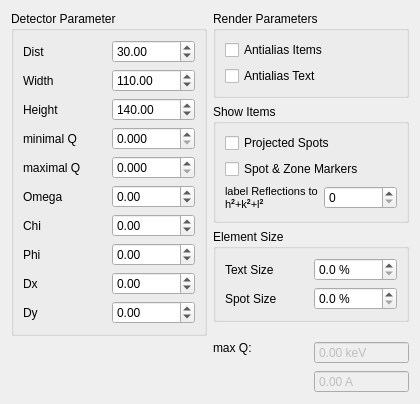
<?xml version="1.0" encoding="UTF-8"?>
<ui version="4.0">
 <class>LauePlaneCfg</class>
 <widget class="QWidget" name="LauePlaneCfg">
  <property name="geometry">
   <rect>
    <x>0</x>
    <y>0</y>
    <width>420</width>
    <height>404</height>
   </rect>
  </property>
  <property name="sizePolicy">
   <sizepolicy hsizetype="Preferred" vsizetype="Preferred">
    <horstretch>0</horstretch>
    <verstretch>0</verstretch>
   </sizepolicy>
  </property>
  <property name="windowTitle">
   <string>Configure Laueplane</string>
  </property>
  <property name="windowIcon">
   <iconset resource="../resources/resources.qrc">
    <normaloff>:/icons/icons/configure.png</normaloff>:/icons/icons/configure.png</iconset>
  </property>
  <layout class="QGridLayout" name="gridLayout_3">
   <item row="0" column="0">
    <layout class="QVBoxLayout" name="verticalLayout_3">
     <item>
      <widget class="QGroupBox" name="DetParams">
       <property name="title">
        <string>Detector Parameter</string>
       </property>
       <property name="flat">
        <bool>true</bool>
       </property>
       <layout class="QGridLayout" name="gridLayout">
        <item row="0" column="0">
         <widget class="QLabel" name="label_4">
          <property name="text">
           <string>Dist</string>
          </property>
          <property name="buddy">
           <cstring>detDist</cstring>
          </property>
         </widget>
        </item>
        <item row="0" column="1">
         <widget class="QDoubleSpinBox" name="detDist">
          <property name="toolTip">
           <string>Crystal - film distance</string>
          </property>
          <property name="minimum">
           <double>1.000000000000000</double>
          </property>
          <property name="maximum">
           <double>300.000000000000000</double>
          </property>
          <property name="value">
           <double>30.000000000000000</double>
          </property>
         </widget>
        </item>
        <item row="1" column="0">
         <widget class="QLabel" name="label_2">
          <property name="text">
           <string>Width</string>
          </property>
          <property name="buddy">
           <cstring>detWidth</cstring>
          </property>
         </widget>
        </item>
        <item row="1" column="1">
         <widget class="QDoubleSpinBox" name="detWidth">
          <property name="toolTip">
           <string>Width of the film</string>
          </property>
          <property name="minimum">
           <double>10.000000000000000</double>
          </property>
          <property name="maximum">
           <double>1000.000000000000000</double>
          </property>
          <property name="value">
           <double>110.000000000000000</double>
          </property>
         </widget>
        </item>
        <item row="2" column="0">
         <widget class="QLabel" name="label_3">
          <property name="text">
           <string>Height</string>
          </property>
          <property name="buddy">
           <cstring>detHeight</cstring>
          </property>
         </widget>
        </item>
        <item row="2" column="1">
         <widget class="QDoubleSpinBox" name="detHeight">
          <property name="toolTip">
           <string>Height of the film</string>
          </property>
          <property name="minimum">
           <double>10.000000000000000</double>
          </property>
          <property name="maximum">
           <double>1000.000000000000000</double>
          </property>
          <property name="value">
           <double>140.000000000000000</double>
          </property>
         </widget>
        </item>
        <item row="3" column="0">
         <widget class="QLabel" name="label_5">
          <property name="text">
           <string>minimal Q</string>
          </property>
          <property name="buddy">
           <cstring>detMinQ</cstring>
          </property>
         </widget>
        </item>
        <item row="3" column="1">
         <widget class="QDoubleSpinBox" name="detMinQ">
          <property name="toolTip">
           <string>Minimal wavevector</string>
          </property>
          <property name="suffix">
           <string/>
          </property>
          <property name="decimals">
           <number>3</number>
          </property>
          <property name="minimum">
           <double>0.000000000000000</double>
          </property>
          <property name="singleStep">
           <double>0.100000000000000</double>
          </property>
         </widget>
        </item>
        <item row="4" column="0">
         <widget class="QLabel" name="label_6">
          <property name="text">
           <string>maximal Q</string>
          </property>
          <property name="buddy">
           <cstring>detMaxQ</cstring>
          </property>
         </widget>
        </item>
        <item row="4" column="1">
         <widget class="QDoubleSpinBox" name="detMaxQ">
          <property name="toolTip">
           <string>Maximal Wavevector</string>
          </property>
          <property name="decimals">
           <number>3</number>
          </property>
          <property name="singleStep">
           <double>0.100000000000000</double>
          </property>
         </widget>
        </item>
        <item row="5" column="0">
         <widget class="QLabel" name="label_7">
          <property name="text">
           <string>Omega</string>
          </property>
          <property name="buddy">
           <cstring>detOmega</cstring>
          </property>
         </widget>
        </item>
        <item row="5" column="1">
         <widget class="QDoubleSpinBox" name="detOmega">
          <property name="toolTip">
           <string>&lt;!DOCTYPE HTML PUBLIC &quot;-//W3C//DTD HTML 4.0//EN&quot; &quot;http://www.w3.org/TR/REC-html40/strict.dtd&quot;&gt;
&lt;html&gt;&lt;head&gt;&lt;meta name=&quot;qrichtext&quot; content=&quot;1&quot; /&gt;&lt;style type=&quot;text/css&quot;&gt;
p, li { white-space: pre-wrap; }
&lt;/style&gt;&lt;/head&gt;&lt;body style=&quot; font-family:'MS Shell Dlg 2'; font-size:8.25pt; font-weight:400; font-style:normal;&quot;&gt;
&lt;p style=&quot; margin-top:0px; margin-bottom:0px; margin-left:0px; margin-right:0px; -qt-block-indent:0; text-indent:0px;&quot;&gt;&lt;span style=&quot; font-size:8pt;&quot;&gt;Orientation of the scattering plane in degrees&lt;/span&gt;&lt;/p&gt;
&lt;p style=&quot; margin-top:0px; margin-bottom:0px; margin-left:0px; margin-right:0px; -qt-block-indent:0; text-indent:0px;&quot;&gt;&lt;span style=&quot; font-size:8pt;&quot;&gt;0° is transmission geometry, 180° backscattering geometry.&lt;/span&gt;&lt;/p&gt;&lt;/body&gt;&lt;/html&gt;</string>
          </property>
          <property name="minimum">
           <double>-360.000000000000000</double>
          </property>
          <property name="maximum">
           <double>360.000000000000000</double>
          </property>
         </widget>
        </item>
        <item row="6" column="0">
         <widget class="QLabel" name="label_8">
          <property name="text">
           <string>Chi</string>
          </property>
          <property name="buddy">
           <cstring>detChi</cstring>
          </property>
         </widget>
        </item>
        <item row="6" column="1">
         <widget class="QDoubleSpinBox" name="detChi">
          <property name="minimum">
           <double>-360.000000000000000</double>
          </property>
          <property name="maximum">
           <double>360.000000000000000</double>
          </property>
         </widget>
        </item>
        <item row="7" column="0">
         <widget class="QLabel" name="label_9">
          <property name="text">
           <string>Phi</string>
          </property>
          <property name="buddy">
           <cstring>detPhi</cstring>
          </property>
         </widget>
        </item>
        <item row="7" column="1">
         <widget class="QDoubleSpinBox" name="detPhi">
          <property name="minimum">
           <double>-360.000000000000000</double>
          </property>
          <property name="maximum">
           <double>360.000000000000000</double>
          </property>
         </widget>
        </item>
        <item row="8" column="1">
         <widget class="QDoubleSpinBox" name="detDx">
          <property name="toolTip">
           <string>&lt;!DOCTYPE HTML PUBLIC &quot;-//W3C//DTD HTML 4.0//EN&quot; &quot;http://www.w3.org/TR/REC-html40/strict.dtd&quot;&gt;
&lt;html&gt;&lt;head&gt;&lt;meta name=&quot;qrichtext&quot; content=&quot;1&quot; /&gt;&lt;style type=&quot;text/css&quot;&gt;
p, li { white-space: pre-wrap; }
&lt;/style&gt;&lt;/head&gt;&lt;body style=&quot; font-family:'MS Shell Dlg 2'; font-size:8.25pt; font-weight:400; font-style:normal;&quot;&gt;
&lt;p style=&quot; margin-top:0px; margin-bottom:0px; margin-left:0px; margin-right:0px; -qt-block-indent:0; text-indent:0px;&quot;&gt;&lt;span style=&quot; font-size:8pt;&quot;&gt;Horizontal displacement of the center of the film to the penetration point of the plane with the line from the crystal in plane normal direction.&lt;/span&gt;&lt;/p&gt;&lt;/body&gt;&lt;/html&gt;</string>
          </property>
          <property name="minimum">
           <double>-360.000000000000000</double>
          </property>
          <property name="maximum">
           <double>360.000000000000000</double>
          </property>
         </widget>
        </item>
        <item row="9" column="1">
         <widget class="QDoubleSpinBox" name="detDy">
          <property name="toolTip">
           <string>&lt;!DOCTYPE HTML PUBLIC &quot;-//W3C//DTD HTML 4.0//EN&quot; &quot;http://www.w3.org/TR/REC-html40/strict.dtd&quot;&gt;
&lt;html&gt;&lt;head&gt;&lt;meta name=&quot;qrichtext&quot; content=&quot;1&quot; /&gt;&lt;style type=&quot;text/css&quot;&gt;
p, li { white-space: pre-wrap; }
&lt;/style&gt;&lt;/head&gt;&lt;body style=&quot; font-family:'MS Shell Dlg 2'; font-size:8.25pt; font-weight:400; font-style:normal;&quot;&gt;
&lt;p style=&quot; margin-top:0px; margin-bottom:0px; margin-left:0px; margin-right:0px; -qt-block-indent:0; text-indent:0px;&quot;&gt;&lt;span style=&quot; font-size:8pt;&quot;&gt;Vertical displacement of the center of the film to the penetration point of the plane with the line from the crystal in plane normal direction.&lt;/span&gt;&lt;/p&gt;&lt;/body&gt;&lt;/html&gt;</string>
          </property>
          <property name="minimum">
           <double>-360.000000000000000</double>
          </property>
          <property name="maximum">
           <double>360.000000000000000</double>
          </property>
         </widget>
        </item>
        <item row="8" column="0">
         <widget class="QLabel" name="label_13">
          <property name="text">
           <string>Dx</string>
          </property>
          <property name="buddy">
           <cstring>detPhi</cstring>
          </property>
         </widget>
        </item>
        <item row="9" column="0">
         <widget class="QLabel" name="label_14">
          <property name="text">
           <string>Dy</string>
          </property>
          <property name="buddy">
           <cstring>detPhi</cstring>
          </property>
         </widget>
        </item>
       </layout>
      </widget>
     </item>
     <item>
      <spacer name="verticalSpacer_2">
       <property name="orientation">
        <enum>Qt::Vertical</enum>
       </property>
       <property name="sizeHint" stdset="0">
        <size>
         <width>20</width>
         <height>40</height>
        </size>
       </property>
      </spacer>
     </item>
    </layout>
   </item>
   <item row="0" column="1">
    <layout class="QVBoxLayout" name="verticalLayout_5">
     <item>
      <widget class="QGroupBox" name="renderParams">
       <property name="title">
        <string>Render Parameters</string>
       </property>
       <property name="flat">
        <bool>true</bool>
       </property>
       <layout class="QVBoxLayout" name="verticalLayout">
        <item>
         <widget class="QCheckBox" name="renderAntialias">
          <property name="toolTip">
           <string>&lt;!DOCTYPE HTML PUBLIC &quot;-//W3C//DTD HTML 4.0//EN&quot; &quot;http://www.w3.org/TR/REC-html40/strict.dtd&quot;&gt;
&lt;html&gt;&lt;head&gt;&lt;meta name=&quot;qrichtext&quot; content=&quot;1&quot; /&gt;&lt;style type=&quot;text/css&quot;&gt;
p, li { white-space: pre-wrap; }
&lt;/style&gt;&lt;/head&gt;&lt;body style=&quot; font-family:'MS Shell Dlg 2'; font-size:8.25pt; font-weight:400; font-style:normal;&quot;&gt;
&lt;p style=&quot; margin-top:0px; margin-bottom:0px; margin-left:0px; margin-right:0px; -qt-block-indent:0; text-indent:0px;&quot;&gt;&lt;span style=&quot; font-size:8pt;&quot;&gt;Used antialiased drawing for all graphic items on the plane. Might be slower)&lt;/span&gt;&lt;/p&gt;&lt;/body&gt;&lt;/html&gt;</string>
          </property>
          <property name="text">
           <string>Antialias Items</string>
          </property>
          <property name="checked">
           <bool>false</bool>
          </property>
         </widget>
        </item>
        <item>
         <widget class="QCheckBox" name="renderAntialiasText">
          <property name="toolTip">
           <string>&lt;!DOCTYPE HTML PUBLIC &quot;-//W3C//DTD HTML 4.0//EN&quot; &quot;http://www.w3.org/TR/REC-html40/strict.dtd&quot;&gt;
&lt;html&gt;&lt;head&gt;&lt;meta name=&quot;qrichtext&quot; content=&quot;1&quot; /&gt;&lt;style type=&quot;text/css&quot;&gt;
p, li { white-space: pre-wrap; }
&lt;/style&gt;&lt;/head&gt;&lt;body style=&quot; font-family:'MS Shell Dlg 2'; font-size:8.25pt; font-weight:400; font-style:normal;&quot;&gt;
&lt;p style=&quot; margin-top:0px; margin-bottom:0px; margin-left:0px; margin-right:0px; -qt-block-indent:0; text-indent:0px;&quot;&gt;&lt;span style=&quot; font-size:8pt;&quot;&gt;Used antialiased drawing for all text items on the plane. Might be slower)&lt;/span&gt;&lt;/p&gt;&lt;/body&gt;&lt;/html&gt;</string>
          </property>
          <property name="text">
           <string>Antialias Text</string>
          </property>
          <property name="checked">
           <bool>false</bool>
          </property>
         </widget>
        </item>
       </layout>
      </widget>
     </item>
     <item>
      <widget class="QGroupBox" name="groupBox_2">
       <property name="title">
        <string>Show Items</string>
       </property>
       <property name="alignment">
        <set>Qt::AlignLeading|Qt::AlignLeft|Qt::AlignTop</set>
       </property>
       <property name="flat">
        <bool>true</bool>
       </property>
       <layout class="QVBoxLayout" name="verticalLayout_2">
        <item>
         <widget class="QCheckBox" name="detSpotsEnabled">
          <property name="toolTip">
           <string>Show the projected spots</string>
          </property>
          <property name="text">
           <string>Projected Spots</string>
          </property>
         </widget>
        </item>
        <item>
         <widget class="QCheckBox" name="detMarkersEnabled">
          <property name="toolTip">
           <string>Show spot and zone markers</string>
          </property>
          <property name="text">
           <string>Spot &amp;&amp; Zone Markers</string>
          </property>
         </widget>
        </item>
        <item>
         <layout class="QHBoxLayout" name="horizontalLayout_2">
          <item>
           <widget class="QLabel" name="label">
            <property name="sizePolicy">
             <sizepolicy hsizetype="Preferred" vsizetype="MinimumExpanding">
              <horstretch>0</horstretch>
              <verstretch>0</verstretch>
             </sizepolicy>
            </property>
            <property name="text">
             <string>&lt;!DOCTYPE HTML PUBLIC &quot;-//W3C//DTD HTML 4.0//EN&quot; &quot;http://www.w3.org/TR/REC-html40/strict.dtd&quot;&gt;
&lt;html&gt;&lt;head&gt;&lt;meta name=&quot;qrichtext&quot; content=&quot;1&quot; /&gt;&lt;style type=&quot;text/css&quot;&gt;
p, li { white-space: pre-wrap; }
&lt;/style&gt;&lt;/head&gt;&lt;body style=&quot; font-family:'MS Shell Dlg 2'; font-size:8.25pt; font-weight:400; font-style:normal;&quot;&gt;
&lt;p style=&quot; margin-top:0px; margin-bottom:0px; margin-left:0px; margin-right:0px; -qt-block-indent:0; text-indent:0px; font-size:8pt;&quot;&gt;label Reflections to h&lt;span style=&quot; font-weight:600; vertical-align:super;&quot;&gt;2&lt;/span&gt;+k&lt;span style=&quot; font-weight:600; vertical-align:super;&quot;&gt;2&lt;/span&gt;+l&lt;span style=&quot; font-weight:600; vertical-align:super;&quot;&gt;2&lt;/span&gt;&lt;/p&gt;&lt;/body&gt;&lt;/html&gt;</string>
            </property>
            <property name="wordWrap">
             <bool>true</bool>
            </property>
            <property name="buddy">
             <cstring>maxRefLabel</cstring>
            </property>
           </widget>
          </item>
          <item>
           <widget class="QSpinBox" name="maxRefLabel">
            <property name="toolTip">
             <string>&lt;!DOCTYPE HTML PUBLIC &quot;-//W3C//DTD HTML 4.0//EN&quot; &quot;http://www.w3.org/TR/REC-html40/strict.dtd&quot;&gt;
&lt;html&gt;&lt;head&gt;&lt;meta name=&quot;qrichtext&quot; content=&quot;1&quot; /&gt;&lt;style type=&quot;text/css&quot;&gt;
p, li { white-space: pre-wrap; }
&lt;/style&gt;&lt;/head&gt;&lt;body style=&quot; font-family:'MS Shell Dlg 2'; font-size:8.25pt; font-weight:400; font-style:normal;&quot;&gt;
&lt;p style=&quot; margin-top:0px; margin-bottom:0px; margin-left:0px; margin-right:0px; -qt-block-indent:0; text-indent:0px;&quot;&gt;if h&lt;span style=&quot; vertical-align:super;&quot;&gt;2&lt;/span&gt;+k&lt;span style=&quot; vertical-align:super;&quot;&gt;2&lt;/span&gt;+l&lt;span style=&quot; vertical-align:super;&quot;&gt;2&lt;/span&gt; less than or equal to this value, the index is drawn at the bottom right of the spot.&lt;/p&gt;&lt;/body&gt;&lt;/html&gt;</string>
            </property>
           </widget>
          </item>
         </layout>
        </item>
       </layout>
      </widget>
     </item>
     <item>
      <widget class="QGroupBox" name="groupBox_3">
       <property name="title">
        <string>Element Size</string>
       </property>
       <property name="flat">
        <bool>true</bool>
       </property>
       <layout class="QGridLayout" name="gridLayout_2">
        <item row="0" column="0">
         <widget class="QLabel" name="label_11">
          <property name="text">
           <string>Text Size</string>
          </property>
         </widget>
        </item>
        <item row="0" column="1">
         <widget class="QDoubleSpinBox" name="detTextSize">
          <property name="toolTip">
           <string>Adust the text size in relation to the size of the plane</string>
          </property>
          <property name="suffix">
           <string> %</string>
          </property>
          <property name="decimals">
           <number>1</number>
          </property>
          <property name="maximum">
           <double>100.000000000000000</double>
          </property>
          <property name="singleStep">
           <double>0.100000000000000</double>
          </property>
         </widget>
        </item>
        <item row="1" column="0">
         <widget class="QLabel" name="label_12">
          <property name="text">
           <string>Spot Size</string>
          </property>
         </widget>
        </item>
        <item row="1" column="1">
         <widget class="QDoubleSpinBox" name="detSpotSize">
          <property name="toolTip">
           <string>Adust the spot size in relation to the size of the plane. This value is also used for most other graphic elements.</string>
          </property>
          <property name="suffix">
           <string> %</string>
          </property>
          <property name="decimals">
           <number>1</number>
          </property>
          <property name="maximum">
           <double>100.000000000000000</double>
          </property>
          <property name="singleStep">
           <double>0.100000000000000</double>
          </property>
         </widget>
        </item>
       </layout>
      </widget>
     </item>
     <item>
      <spacer name="verticalSpacer">
       <property name="orientation">
        <enum>Qt::Vertical</enum>
       </property>
       <property name="sizeHint" stdset="0">
        <size>
         <width>20</width>
         <height>50</height>
        </size>
       </property>
      </spacer>
     </item>
     <item>
      <layout class="QHBoxLayout" name="horizontalLayout">
       <item>
        <widget class="QLabel" name="label_10">
         <property name="text">
          <string>max Q:</string>
         </property>
         <property name="alignment">
          <set>Qt::AlignLeading|Qt::AlignLeft|Qt::AlignTop</set>
         </property>
        </widget>
       </item>
       <item>
        <layout class="QVBoxLayout" name="verticalLayout_4">
         <item>
          <widget class="QDoubleSpinBox" name="QDispKEV">
           <property name="enabled">
            <bool>false</bool>
           </property>
           <property name="sizePolicy">
            <sizepolicy hsizetype="Preferred" vsizetype="Fixed">
             <horstretch>0</horstretch>
             <verstretch>0</verstretch>
            </sizepolicy>
           </property>
           <property name="toolTip">
            <string>&lt;!DOCTYPE HTML PUBLIC &quot;-//W3C//DTD HTML 4.0//EN&quot; &quot;http://www.w3.org/TR/REC-html40/strict.dtd&quot;&gt;
&lt;html&gt;&lt;head&gt;&lt;meta name=&quot;qrichtext&quot; content=&quot;1&quot; /&gt;&lt;style type=&quot;text/css&quot;&gt;
p, li { white-space: pre-wrap; }
&lt;/style&gt;&lt;/head&gt;&lt;body style=&quot; font-family:'MS Shell Dlg 2'; font-size:8.25pt; font-weight:400; font-style:normal;&quot;&gt;
&lt;p style=&quot; margin-top:0px; margin-bottom:0px; margin-left:0px; margin-right:0px; -qt-block-indent:0; text-indent:0px;&quot;&gt;&lt;span style=&quot; font-size:8pt;&quot;&gt;maximal energy corresponding to the maximal Q value.&lt;/span&gt;&lt;/p&gt;&lt;/body&gt;&lt;/html&gt;</string>
           </property>
           <property name="frame">
            <bool>true</bool>
           </property>
           <property name="buttonSymbols">
            <enum>QAbstractSpinBox::NoButtons</enum>
           </property>
           <property name="prefix">
            <string/>
           </property>
           <property name="suffix">
            <string> keV</string>
           </property>
           <property name="maximum">
            <double>10000000.000000000000000</double>
           </property>
          </widget>
         </item>
         <item>
          <widget class="QDoubleSpinBox" name="QDispA">
           <property name="enabled">
            <bool>false</bool>
           </property>
           <property name="sizePolicy">
            <sizepolicy hsizetype="Preferred" vsizetype="Fixed">
             <horstretch>0</horstretch>
             <verstretch>0</verstretch>
            </sizepolicy>
           </property>
           <property name="toolTip">
            <string>minimal wavelength corresponding to the maximal Q value.</string>
           </property>
           <property name="frame">
            <bool>true</bool>
           </property>
           <property name="buttonSymbols">
            <enum>QAbstractSpinBox::NoButtons</enum>
           </property>
           <property name="prefix">
            <string/>
           </property>
           <property name="suffix">
            <string> A</string>
           </property>
          </widget>
         </item>
        </layout>
       </item>
      </layout>
     </item>
    </layout>
   </item>
  </layout>
 </widget>
 <resources>
  <include location="../resources/resources.qrc"/>
 </resources>
 <connections/>
</ui>
